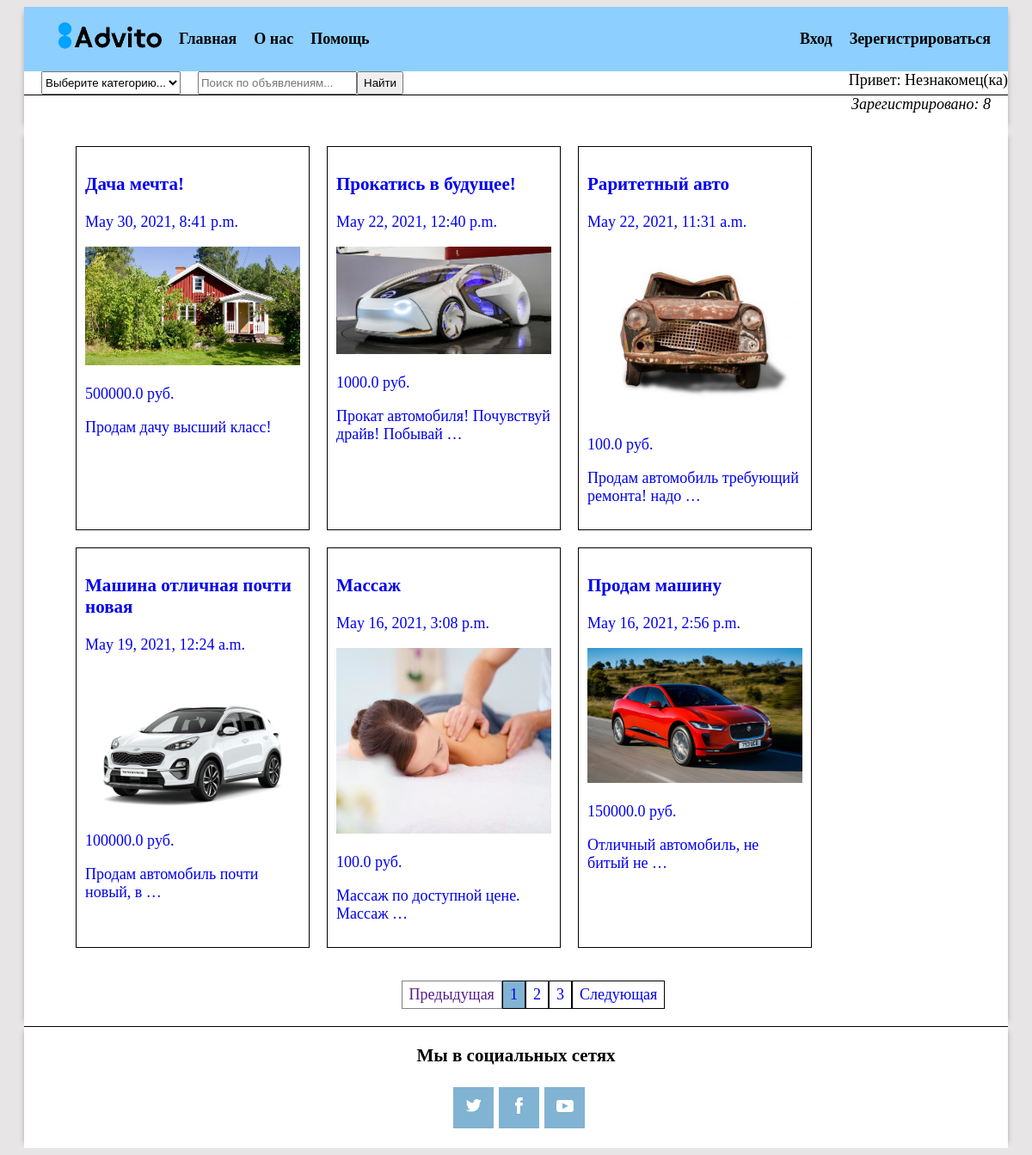
The app's page /, older data.
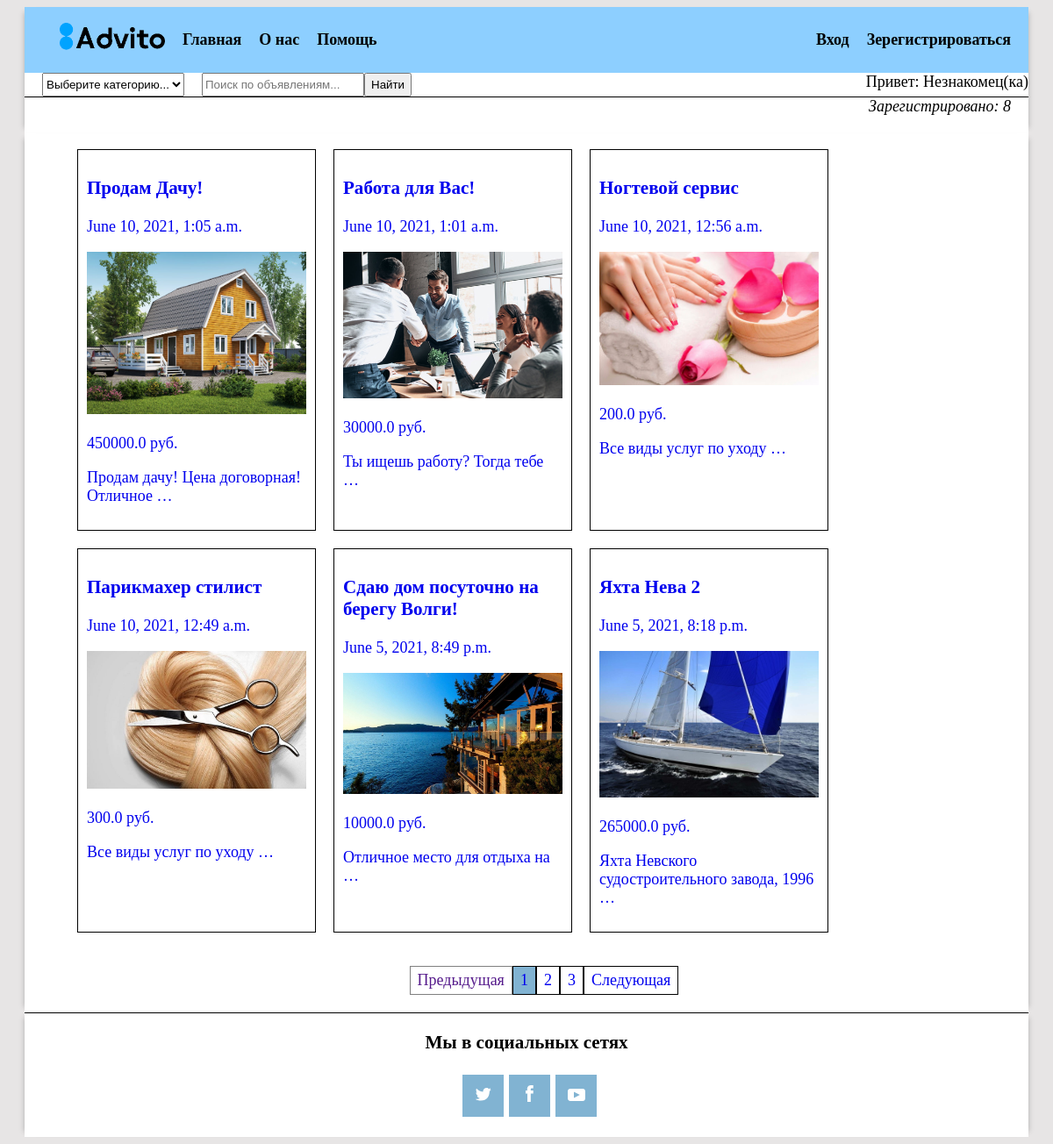
The same page, newer data.
### advito/models.py (models this page shows, shortened)
class Post(models.Model):
    author = models.ForeignKey(User, on_delete=models.CASCADE)
    category = models.ForeignKey(CategoryPost, on_delete=models.CASCADE, verbose_name="Категория", related_name='category')
    price = models.FloatField(verbose_name="Цена", blank=True)
    name_descript = models.CharField(max_length=200,  blank=True, verbose_name="Название объявления")
    description = models.TextField(max_length=1000, blank=True, verbose_name="Описание объявления")
    image = models.ImageField(upload_to=user_directory_path, verbose_name="Фото объявления")
    date_pub = models.DateTimeField(default=timezone.now, verbose_name="Дата объявления")
    date_edit = models.DateTimeField(default=timezone.now, verbose_name="Дата редактирования")
    class Meta:
        ordering=['-date_pub']

### advito/views.py (the view)
# urls.py: url(r'^$', views.IndexView.as_view(), name='main'),
class IndexView(ListView):
    posts = Post.objects.all()
    categories = CategoryPost.objects.all()
    model = Post
    template_name = 'advito/index.html'
    context_object_name ='posts'
    users_counter = users_counter()
    text = "Зарегистрировано: "
    def get(self, request):
        search_query = self.request.GET.get('q')
        if search_query:
            posts = Post.objects.filter(
                Q(name_descript__icontains=search_query)
                | Q(description__icontains=search_query)
            )
        else:
            posts = Post.objects.all()
        page, is_paginated, prev_url, next_url = paginate(posts, request)
        context = {
            'page_object': page,
            'categories': self.categories,
            'users_counter': users_counter,
            'text': self.text,
            'is_paginated': is_paginated,
            'prev_url': prev_url,
            'next_url': next_url,
        }
        return render(request, self.template_name, context)

### advito/views.py (called while the page is built)
def users_counter():
    users =  Profile.objects.all()
    return len(users)

def paginate(posts, request):
    paginate_by = 6
    paginator = Paginator(posts, paginate_by)
    page_number = request.GET.get('page', 1)
    page = paginator.get_page(page_number)
    is_paginated = page.has_other_pages()
    if page.has_previous():
        prev_url = '?page={}'.format(page.previous_page_number())
    else:
        prev_url = ''
    if page.has_next():
        next_url = '?page={}'.format(page.next_page_number())
    else:
        next_url = ''
    return page, is_paginated, prev_url, next_url

### advito/templates/advito/index.html
{% extends 'advito/base_advito.html' %}
{% block content %}
  <div class="cards">
    {% if page_object %}
      <ul class="posts">
        {% for post in page_object.object_list %}
          <li class="post">
            <a href="{% url 'advito:post_detail' post.id %}">
              <h3>{{ post.name_descript }}</h3>
              <p>{{ post.date_pub }}</p>
              <p class="post__img"><img class="img" alt="post image" src="{{ post.image.url }}"></p>
              <p class="post__price">{{ post.price }} pуб.</p>
              <p class="post__text">{{ post.description | truncatewords:5 }}</p>
            </a>
          </li>
        {% endfor %}
      </ul>
    {% elif not page_object %}
      <h2>Извините по вашему запросу ничего не найдено :-(</h2>
    {% else %}
      <h2>Постов еще нет</h2>
    {% endif %}
    </div>
{% endblock  %}

Row changes from the older to the newer data that the page shows:
removed Post: name_descript "Дача мечта!", date_pub "May 30, 2021, 8:41 p.m.", image (picture), price "500000.0", description "Продам дачу высший класс!"
no longer on this page (row unchanged): Post: name_descript "Прокатись в будущее!", date_pub "May 22, 2021, 12:40 p.m.", image (picture), price "1000.0", description "Прокат автомобиля! Почувствуй драйв! Побывай …"
no longer on this page (row unchanged): Post: name_descript "Раритетный авто", date_pub "May 22, 2021, 11:31 a.m.", image (picture), price "100.0", description "Продам автомобиль требующий ремонта! надо …"
no longer on this page (row unchanged): Post: name_descript "Машина отличная почти новая", date_pub "May 19, 2021, 12:24 a.m.", image (picture), price "100000.0", description "Продам автомобиль почти новый, в …"
no longer on this page (row unchanged): Post: name_descript "Массаж", date_pub "May 16, 2021, 3:08 p.m.", image (picture), price "100.0", description "Массаж по доступной цене. Массаж …"
no longer on this page (row unchanged): Post: name_descript "Продам машину", date_pub "May 16, 2021, 2:56 p.m.", image (picture), price "150000.0", description "Отличный автомобиль, не битый не …"
added Post: name_descript "Продам Дачу!", date_pub "June 10, 2021, 1:05 a.m.", image (picture), price "450000.0", description "Продам дачу! Цена договорная! Отличное …"
added Post: name_descript "Работа для Вас!", date_pub "June 10, 2021, 1:01 a.m.", image (picture), price "30000.0", description "Ты ищешь работу? Тогда тебе …"
added Post: name_descript "Ногтевой сервис", date_pub "June 10, 2021, 12:56 a.m.", image (picture), price "200.0", description "Все виды услуг по уходу …"
added Post: name_descript "Парикмахер стилист", date_pub "June 10, 2021, 12:49 a.m.", image (picture), price "300.0", description "Все виды услуг по уходу …"
added Post: name_descript "Сдаю дом посуточно на берегу Волги!", date_pub "June 5, 2021, 8:49 p.m.", image (picture), price "10000.0", description "Отличное место для отдыха на …"
added Post: name_descript "Яхта Нева 2", date_pub "June 5, 2021, 8:18 p.m.", image (picture), price "265000.0", description "Яхта Невского судостроительного завода, 1996 …"
